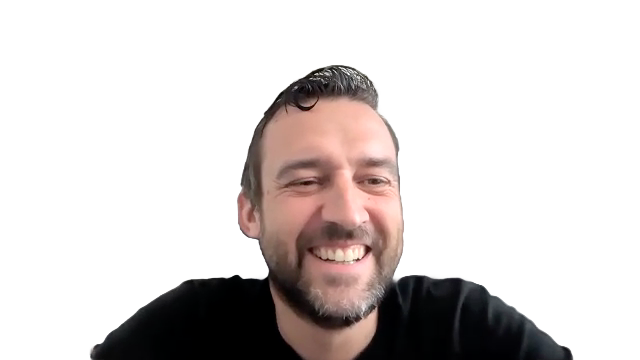
#> input picture episodes/20261110-temporary-tables/thumbs/src/nik-cut.png, 640 x 360 px; its folder holds 2 pictures in this run
$ python hosts.py
#> lines starting #> are read from the running program, lines starting #| are printed output that depends on the picture
# Square-cover host layer (1000x1000 CSS, rendered at 3x): cutouts, equal head size, Nik left, Kirk right.
from PIL import Image, ImageEnhance, ImageFilter
faces={'nik':(343,217,158,280),'kirk':(308,173,120*1.3,745)}   # cx, cy, face h (Kirk's box is small), x on canvas
L=Image.new('RGBA',(3000,3000),(0,0,0,0)); FH=780; CY=2380
#> after `L = Image.new('RGBA', (3000, 3000), (0, 0, 0, 0))`: L: PIL image 3000x3000 RGBA; every value is 0
for n,(fx,fy,fh,cx) in faces.items():
    im=Image.open(f'{n}-cut.png').convert('RGBA'); s=FH/fh
#> further down, im is the input picture: PIL image 640x360 RGBA; mean R, G, B, A 28.2, 22.4, 21.2, 67.5
    rgb=im.convert('RGB'); a=im.getchannel('A')
#> after `rgb = im.convert('RGB')`:
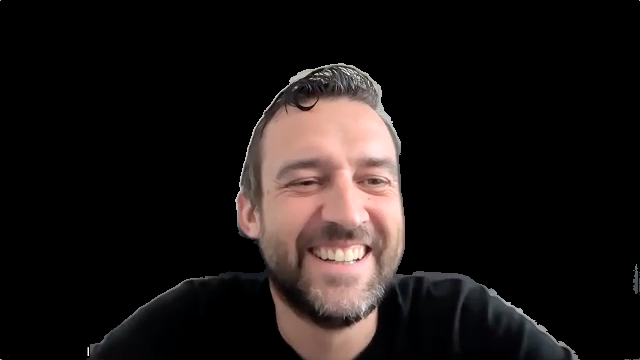
#> rgb: PIL image 640x360 RGB; mean R, G, B 28.2, 22.4, 21.2
#> after `a = im.getchannel('A')`:
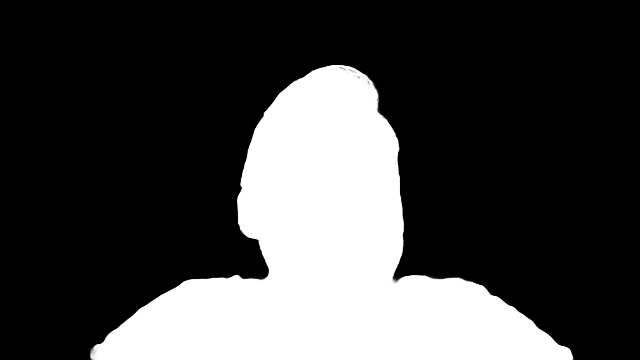
#> a: PIL image 640x360 L; min 0, max 255, mean 67.5
    if n=='kirk': rgb=rgb.point(lambda v:int(255*((v/255)**1.25))); rgb=ImageEnhance.Contrast(rgb).enhance(1.08)
    im=Image.merge('RGBA',(*rgb.split(),a)).resize((round(im.width*s),round(im.height*s)),Image.LANCZOS)
#> im: PIL image 3159x1777 RGBA
    im=im.filter(ImageFilter.UnsharpMask(radius=3,percent=50,threshold=2))
    im.putalpha(im.getchannel('A').point(lambda v:max(0,min(255,int((v-30)*1.25)))))
    L.alpha_composite(im,(round(cx*3-fx*s),round(CY-fy*s)))
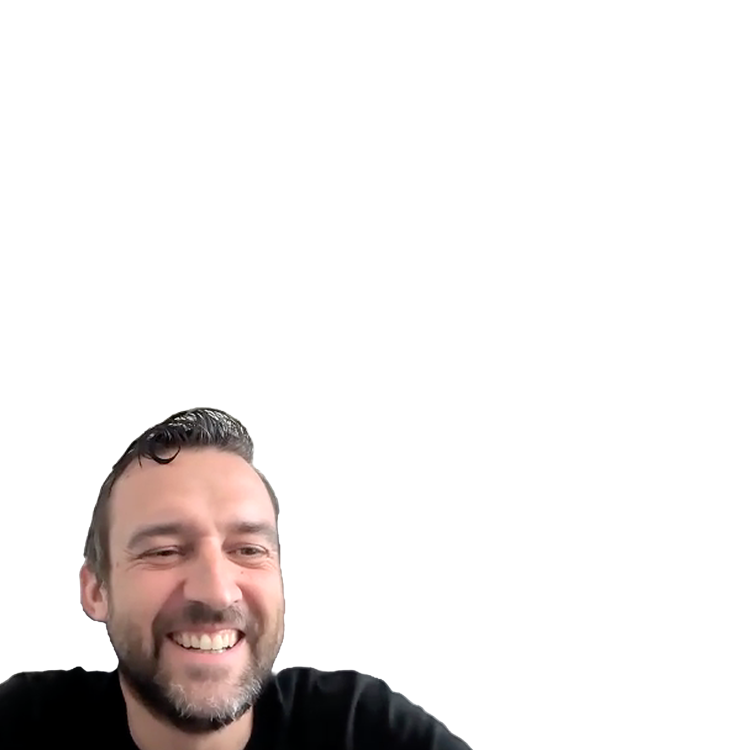
#> L: PIL image 3000x3000 RGBA (shown at 1/4 size); mean R, G, B, A 16.3, 12.8, 12, 34.9; transparent parts drawn white
#> pass 2 of the loop `for n,(fx,fy,fh,cx) in faces.items():`:
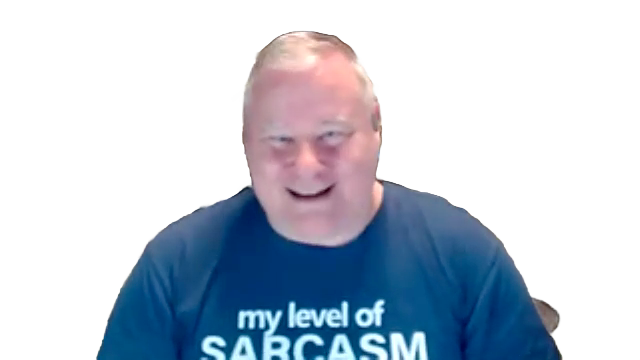
#> input picture episodes/20261110-temporary-tables/thumbs/src/kirk-cut.png, 640 x 360 px
#> im is the input picture: PIL image 640x360 RGBA; mean R, G, B, A 31.8, 40.9, 53, 92.1
#> `rgb = rgb.point(lambda v: int(255 * (v / 255) ** 1.25))`:
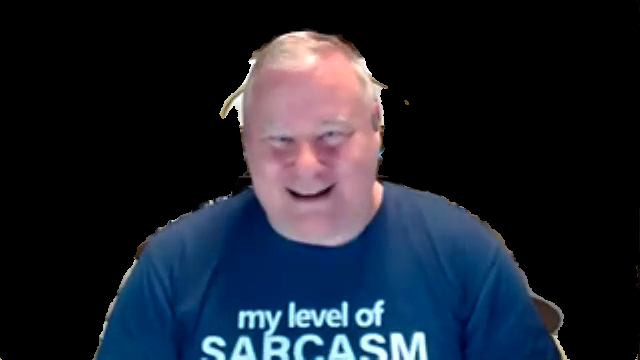
#> rgb: PIL image 640x360 RGB; mean R, G, B 28.4, 34.1, 46.1
#> `L.alpha_composite(im,(round(cx*3-fx*s),round(CY-fy*s)))`:
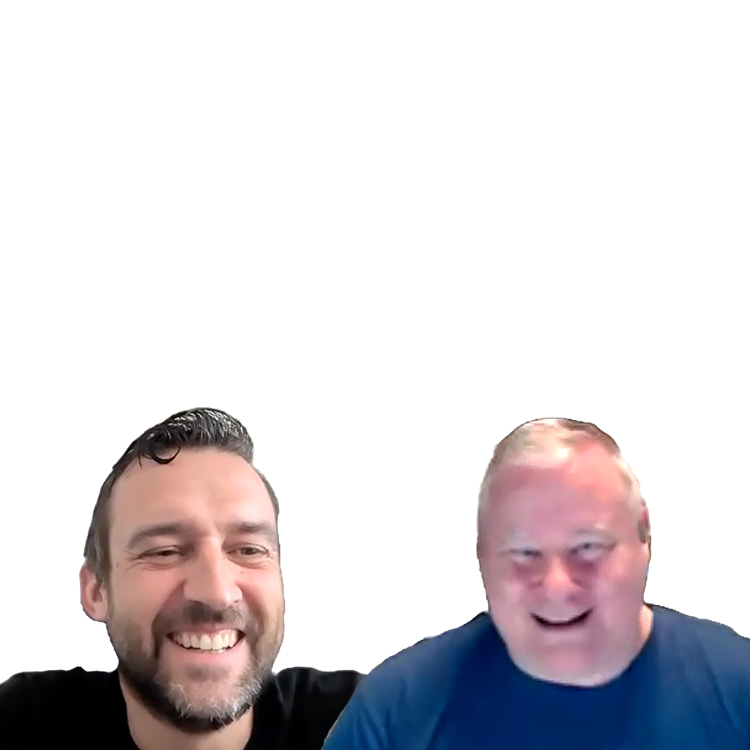
#> L: PIL image 3000x3000 RGBA (shown at 1/4 size); mean R, G, B, A 30.7, 26.6, 30.1, 68.2; transparent parts drawn white
L.save('hosts-sq.png')
